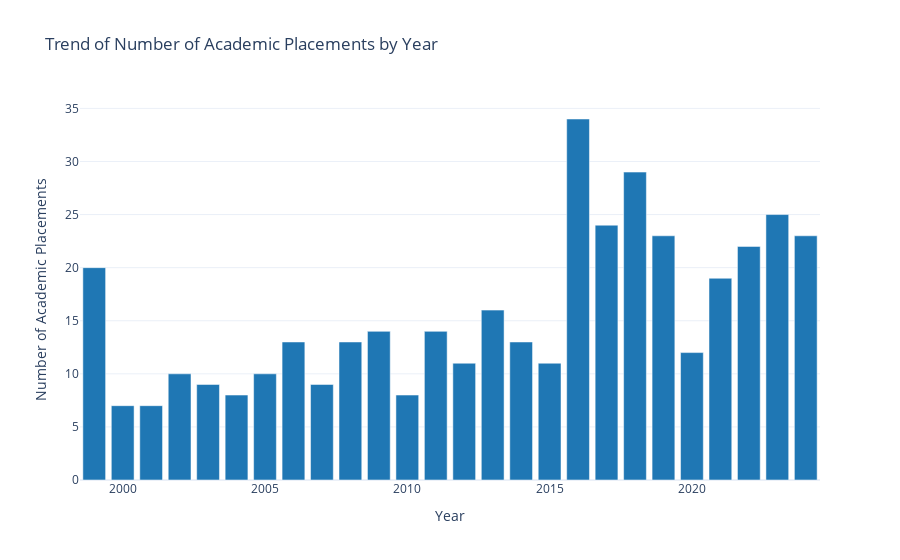
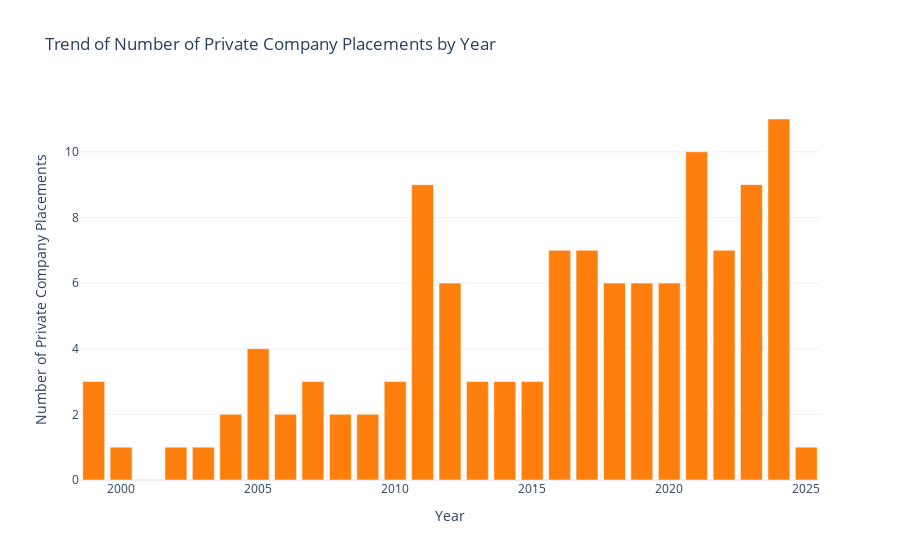
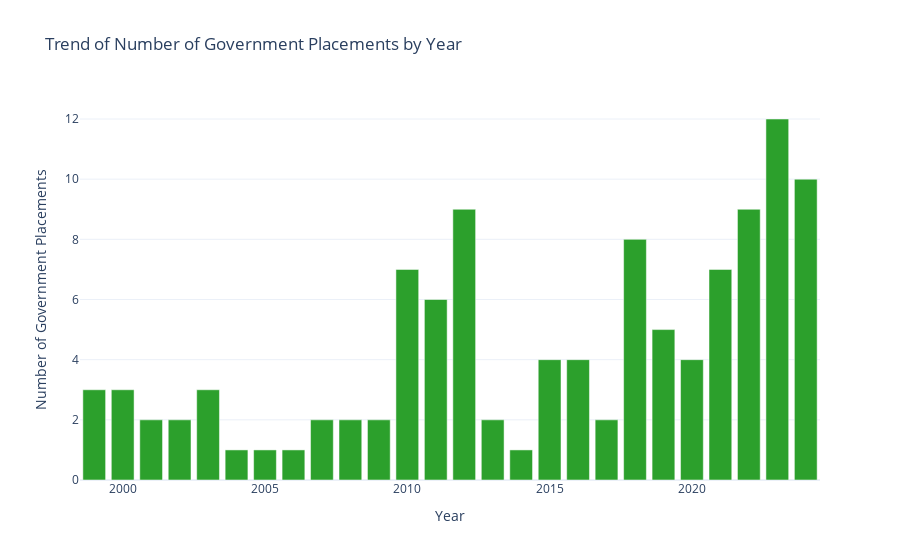
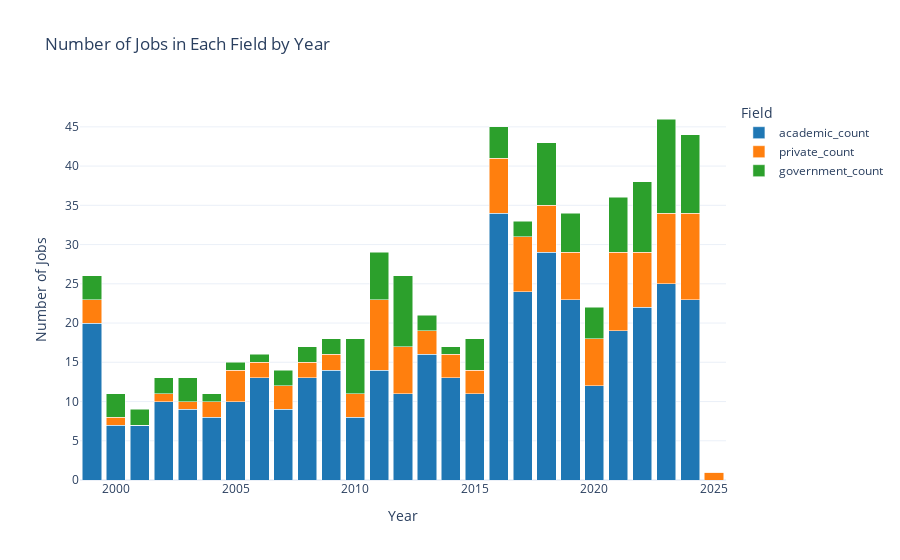

Notebook code cell kept with these figures, in order:
### Markdown cell above
### 2. Trend by Placement Type

### Code cell
import plotly.express as px

# Group the data by year and academic, then count the number of candidates
yearly_academic_counts = placement_df.groupby(['year', 'academic']).size().reset_index(name='count')
yearly_academic_counts = yearly_academic_counts[yearly_academic_counts['academic'] == 1]

# Create a bar plot for academic placements
fig_academic = px.bar(yearly_academic_counts, x='year', y='count', 
                      title='Trend of Number of Academic Placements by Year',
                      labels={'year': 'Year', 'count': 'Number of Academic Placements'},
                      color_discrete_sequence=['#1f77b4'])  # Blue

fig_academic.update_layout(
    xaxis_title='Year',
    yaxis_title='Number of Academic Placements',
    template='plotly_white'
)

fig_academic.show()

# Group the data by year and private_company, then count the number of candidates
yearly_private_counts = placement_df.groupby(['year', 'private_company']).size().reset_index(name='count')
yearly_private_counts = yearly_private_counts[yearly_private_counts['private_company'] == 1]

# Create a bar plot for private company placements
fig_private = px.bar(yearly_private_counts, x='year', y='count', 
                     title='Trend of Number of Private Company Placements by Year',
                     labels={'year': 'Year', 'count': 'Number of Private Company Placements'},
                     color_discrete_sequence=['#ff7f0e'])  # Orange

fig_private.update_layout(
    xaxis_title='Year',
    yaxis_title='Number of Private Company Placements',
    template='plotly_white'
)

fig_private.show()

# Group the data by year and government, then count the number of candidates
yearly_government_counts = placement_df.groupby(['year', 'government']).size().reset_index(name='count')
yearly_government_counts = yearly_government_counts[yearly_government_counts['government'] == 1]

# Create a bar plot for government placements
fig_government = px.bar(yearly_government_counts, x='year', y='count', 
                        title='Trend of Number of Government Placements by Year',
                        labels={'year': 'Year', 'count': 'Number of Government Placements'},
                        color_discrete_sequence=['#2ca02c'])  # Green

fig_government.update_layout(
    xaxis_title='Year',
    yaxis_title='Number of Government Placements',
    template='plotly_white'
)

fig_government.show()

# Create a stacked bar plot for all placement types
yearly_combined_counts = placement_df.groupby('year').agg(
    academic_count=('academic', 'sum'),
    private_count=('private_company', 'sum'),
    government_count=('government', 'sum')
).reset_index()

fig_combined = px.bar(yearly_combined_counts, x='year', y=['academic_count', 'private_count', 'government_count'], 
                      title='Number of Jobs in Each Field by Year',
                      labels={'year': 'Year', 'value': 'Number of Jobs', 'variable': 'Field'},
                      barmode='stack',
                      color_discrete_sequence=['#1f77b4', '#ff7f0e', '#2ca02c'])  # Blue, Orange, Green

fig_combined.update_layout(
    xaxis_title='Year',
    yaxis_title='Number of Jobs',
    template='plotly_white'
)

fig_combined.show()

### Figure 1 — Plotly figure (JSON) as saved in the notebook; plotly's stock layout.template omitted (floating-point values rounded to 4 significant figures)
{"data": [{"alignmentgroup": "True", "hovertemplate": "Year=%{x}<br>Number of Academic Placements=%{y}<extra></extra>", "legendgroup": "", "marker": {"color": "#1f77b4", "pattern": {"shape": ""}}, "name": "", "offsetgroup": "", "orientation": "v", "showlegend": false, "textposition": "auto", "type": "bar", "x": [1999, 2000, 2001, 2002, 2003, 2004, 2005, 2006, 2007, 2008, 2009, 2010, 2011, 2012, 2013, 2014, 2015, 2016, 2017, 2018, 2019, 2020, 2021, 2022, 2023, 2024], "xaxis": "x", "y": [20, 7, 7, 10, 9, 8, 10, 13, 9, 13, 14, 8, 14, 11, 16, 13, 11, 34, 24, 29, 23, 12, 19, 22, 25, 23], "yaxis": "y"}], "layout": {"barmode": "relative", "legend": {"tracegroupgap": 0}, "title": {"text": "Trend of Number of Academic Placements by Year"}, "xaxis": {"anchor": "y", "domain": [0, 1], "title": {"text": "Year"}}, "yaxis": {"anchor": "x", "domain": [0, 1], "title": {"text": "Number of Academic Placements"}}}}

### Figure 2 — Plotly figure (JSON) as saved in the notebook; plotly's stock layout.template omitted (floating-point values rounded to 4 significant figures)
{"data": [{"alignmentgroup": "True", "hovertemplate": "Year=%{x}<br>Number of Private Company Placements=%{y}<extra></extra>", "legendgroup": "", "marker": {"color": "#ff7f0e", "pattern": {"shape": ""}}, "name": "", "offsetgroup": "", "orientation": "v", "showlegend": false, "textposition": "auto", "type": "bar", "x": [1999, 2000, 2002, 2003, 2004, 2005, 2006, 2007, 2008, 2009, 2010, 2011, 2012, 2013, 2014, 2015, 2016, 2017, 2018, 2019, 2020, 2021, 2022, 2023, 2024, 2025], "xaxis": "x", "y": [3, 1, 1, 1, 2, 4, 2, 3, 2, 2, 3, 9, 6, 3, 3, 3, 7, 7, 6, 6, 6, 10, 7, 9, 11, 1], "yaxis": "y"}], "layout": {"barmode": "relative", "legend": {"tracegroupgap": 0}, "title": {"text": "Trend of Number of Private Company Placements by Year"}, "xaxis": {"anchor": "y", "domain": [0, 1], "title": {"text": "Year"}}, "yaxis": {"anchor": "x", "domain": [0, 1], "title": {"text": "Number of Private Company Placements"}}}}

### Figure 3 — Plotly figure (JSON) as saved in the notebook; plotly's stock layout.template omitted (floating-point values rounded to 4 significant figures)
{"data": [{"alignmentgroup": "True", "hovertemplate": "Year=%{x}<br>Number of Government Placements=%{y}<extra></extra>", "legendgroup": "", "marker": {"color": "#2ca02c", "pattern": {"shape": ""}}, "name": "", "offsetgroup": "", "orientation": "v", "showlegend": false, "textposition": "auto", "type": "bar", "x": [1999, 2000, 2001, 2002, 2003, 2004, 2005, 2006, 2007, 2008, 2009, 2010, 2011, 2012, 2013, 2014, 2015, 2016, 2017, 2018, 2019, 2020, 2021, 2022, 2023, 2024], "xaxis": "x", "y": [3, 3, 2, 2, 3, 1, 1, 1, 2, 2, 2, 7, 6, 9, 2, 1, 4, 4, 2, 8, 5, 4, 7, 9, 12, 10], "yaxis": "y"}], "layout": {"barmode": "relative", "legend": {"tracegroupgap": 0}, "title": {"text": "Trend of Number of Government Placements by Year"}, "xaxis": {"anchor": "y", "domain": [0, 1], "title": {"text": "Year"}}, "yaxis": {"anchor": "x", "domain": [0, 1], "title": {"text": "Number of Government Placements"}}}}

### Figure 4 — Plotly figure (JSON) as saved in the notebook; plotly's stock layout.template omitted (floating-point values rounded to 4 significant figures)
{"data": [{"alignmentgroup": "True", "hovertemplate": "Field=academic_count<br>Year=%{x}<br>Number of Jobs=%{y}<extra></extra>", "legendgroup": "academic_count", "marker": {"color": "#1f77b4", "pattern": {"shape": ""}}, "name": "academic_count", "offsetgroup": "academic_count", "orientation": "v", "showlegend": true, "textposition": "auto", "type": "bar", "x": [1999, 2000, 2001, 2002, 2003, 2004, 2005, 2006, 2007, 2008, 2009, 2010, 2011, 2012, 2013, 2014, 2015, 2016, 2017, 2018, 2019, 2020, 2021, 2022, 2023, 2024, 2025], "xaxis": "x", "y": [20, 7, 7, 10, 9, 8, 10, 13, 9, 13, 14, 8, 14, 11, 16, 13, 11, 34, 24, 29, 23, 12, 19, 22, 25, 23, 0], "yaxis": "y"}, {"alignmentgroup": "True", "hovertemplate": "Field=private_count<br>Year=%{x}<br>Number of Jobs=%{y}<extra></extra>", "legendgroup": "private_count", "marker": {"color": "#ff7f0e", "pattern": {"shape": ""}}, "name": "private_count", "offsetgroup": "private_count", "orientation": "v", "showlegend": true, "textposition": "auto", "type": "bar", "x": [1999, 2000, 2001, 2002, 2003, 2004, 2005, 2006, 2007, 2008, 2009, 2010, 2011, 2012, 2013, 2014, 2015, 2016, 2017, 2018, 2019, 2020, 2021, 2022, 2023, 2024, 2025], "xaxis": "x", "y": [3, 1, 0, 1, 1, 2, 4, 2, 3, 2, 2, 3, 9, 6, 3, 3, 3, 7, 7, 6, 6, 6, 10, 7, 9, 11, 1], "yaxis": "y"}, {"alignmentgroup": "True", "hovertemplate": "Field=government_count<br>Year=%{x}<br>Number of Jobs=%{y}<extra></extra>", "legendgroup": "government_count", "marker": {"color": "#2ca02c", "pattern": {"shape": ""}}, "name": "government_count", "offsetgroup": "government_count", "orientation": "v", "showlegend": true, "textposition": "auto", "type": "bar", "x": [1999, 2000, 2001, 2002, 2003, 2004, 2005, 2006, 2007, 2008, 2009, 2010, 2011, 2012, 2013, 2014, 2015, 2016, 2017, 2018, 2019, 2020, 2021, 2022, 2023, 2024, 2025], "xaxis": "x", "y": [3, 3, 2, 2, 3, 1, 1, 1, 2, 2, 2, 7, 6, 9, 2, 1, 4, 4, 2, 8, 5, 4, 7, 9, 12, 10, 0], "yaxis": "y"}], "layout": {"barmode": "stack", "legend": {"title": {"text": "Field"}, "tracegroupgap": 0}, "title": {"text": "Number of Jobs in Each Field by Year"}, "xaxis": {"anchor": "y", "domain": [0, 1], "title": {"text": "Year"}}, "yaxis": {"anchor": "x", "domain": [0, 1], "title": {"text": "Number of Jobs"}}}}
